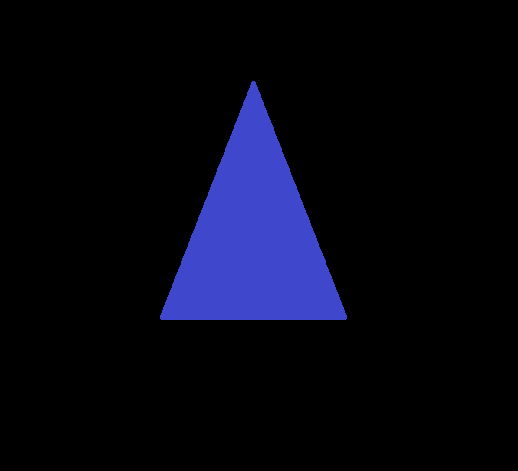
#> input picture ImagemTest1.png, 518 x 471 px
$ python main.py
#> lines starting #> are read from the running program, lines starting #| are printed output that depends on the picture; after the words box and inside, x2 and y2 are one past the last pixel; in counts of white or black regions, pixels touching at a corner belong together
### AcharCor.py
import cv2
import numpy as np

#class AcharCor():
def figColor(imagenHSV):
        # Naranja
	brancoBaixo = np.array([0, 0, 255-15], np.uint8)
	brancoAlto = np.array([255, 15, 255], np.uint8)

	#Amarillo
	amareloBaixo = np.array([20, 100, 20], np.uint8)
	amareloAlto = np.array([32, 255, 255], np.uint8)

	#Verde
	verdeBaixo = np.array([36, 100, 20], np.uint8)
	verdeAlto = np.array([70, 255, 255], np.uint8)

	#Violeta
	vermelhoBaixo = np.array([160,20,70], np.uint8)
	vermelhoAlto = np.array([190,255,255], np.uint8)

	#Rosa
	azulBaixo = np.array([100,128,0], np.uint8)
	azulAlto = np.array([215,255,255], np.uint8)

	# Se buscan los colores en la imagen, segun los límites altos
	# y bajos dados
	#maskRojo1 = cv2.inRange(imagenHSV, rojoBajo1, rojoAlto1)
	#maskRojo2 = cv2.inRange(imagenHSV, rojoBajo2, rojoAlto2)
	#maskRojo = cv2.add(maskRojo1, maskRojo2)
	maskBranco = cv2.inRange(imagenHSV, brancoBaixo, brancoAlto)
	maskAmarelo = cv2.inRange(imagenHSV, amareloBaixo, amareloAlto)
	maskVerde = cv2.inRange(imagenHSV, verdeBaixo, verdeAlto)
	maskVermelho = cv2.inRange(imagenHSV, vermelhoBaixo, vermelhoAlto)
	maskAzul = cv2.inRange(imagenHSV, azulBaixo, azulAlto)

	#cntsRojo = cv2.findContours(maskRojo, cv2.RETR_EXTERNAL, cv2.CHAIN_APPROX_SIMPLE)[0] #Reemplaza por 1, si tienes OpenCV3
	cntsBranco = cv2.findContours(maskBranco, cv2.RETR_EXTERNAL, cv2.CHAIN_APPROX_SIMPLE)[0] #Reemplaza por 1, si tienes OpenCV3
	cntsAmarelo = cv2.findContours(maskAmarelo, cv2.RETR_EXTERNAL, cv2.CHAIN_APPROX_SIMPLE)[0] #Reemplaza por 1, si tienes OpenCV3
	cntsVerde = cv2.findContours(maskVerde, cv2.RETR_EXTERNAL, cv2.CHAIN_APPROX_SIMPLE)[0] #Reemplaza por 1, si tienes OpenCV3
	cntsVermelho = cv2.findContours(maskVermelho, cv2.RETR_EXTERNAL, cv2.CHAIN_APPROX_SIMPLE)[0] #Reemplaza por 1, si tienes OpenCV3
	cntsAzul = cv2.findContours(maskAzul, cv2.RETR_EXTERNAL, cv2.CHAIN_APPROX_SIMPLE)[0] #Reemplaza por 1, si tienes OpenCV3

	#if len(cntsRojo)>0: color = 'Rojo'
	if len(cntsBranco)>0: color = 'Branco'
	elif len(cntsAmarelo)>0: color = 'Amarelo'
	elif len(cntsVerde)>0: color = 'Verde'
	elif len(cntsVermelho)>0: color = 'Vermelho'
	elif len(cntsAzul)>0: color = 'Azul'

	return color
#x=1
while True:  # para visualizar imagem
#while (x==1):# principal
    frame = cv2.imread('ImagemTest1.png') #use esse ára usar uma imagem, definindo o camindo da mesma
#> frame is the input picture: shape (471, 518, 3); mean B, G, R 19.3, 6.8, 6
    frame = frame[0:600, 15:800] #seleciona o tamonho da janela(crop)
#> frame: shape (471, 503, 3)
    gray = cv2.cvtColor(frame, cv2.COLOR_BGR2GRAY)
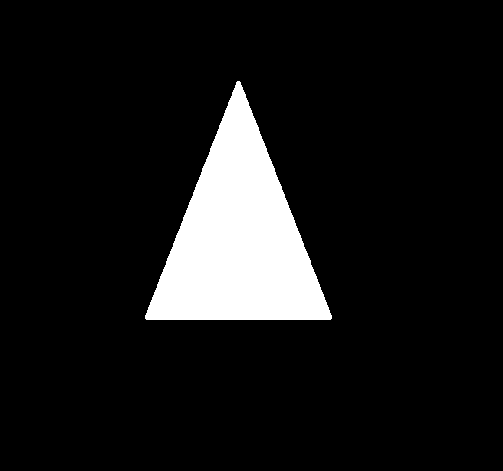
#> gray: shape (471, 503); values 0 (black) and 84 (white), 9.7% white; 1 white region, box (x1, y1, x2, y2) and area: (145, 81, 332, 320) 23044
    canny = cv2.Canny(gray, 10,150)
#> canny: shape (471, 503); 0.28% white in thin lines or dots, all inside (x1, y1, x2, y2) = (144, 80, 332, 320)
    canny = cv2.dilate(canny,None,iterations=1)
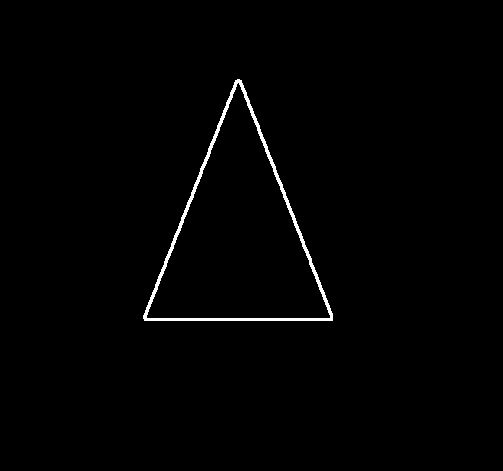
#> canny: shape (471, 503); 1% white; 1 white region, box (x1, y1, x2, y2) and area: (143, 79, 333, 321) 2369
    canny = cv2.erode(canny,None,iterations=1)
    cnts,_ = cv2.findContours(canny, cv2.RETR_EXTERNAL, cv2.CHAIN_APPROX_SIMPLE) #OpenCV 4
#> cnts = 1 contour; box (x1, y1, x2, y2) and area: (144, 80, 332, 320) 22950
    imageHSV = cv2.cvtColor(frame, cv2.COLOR_BGR2HSV)
#> imageHSV: shape (471, 503, 3); mean H, S, V 11.5, 17.1, 19.8

    for (i,c) in enumerate(cnts):
       (x,y,w,h)=cv2.boundingRect(c)
       #area= cv2.contourArea(c)
       cv2.rectangle(frame,(x,y),(x+w,y+h),(0,0,255),1)#da o contorno  na imagem
      # cv2.putText(frame,str(h),(x, y+h+13), cv2.FONT_HERSHEY_SIMPLEX, 0.33, (0, 255, 255),1)
       imAux = np.zeros(frame.shape[:2], dtype="uint8")
       imAux = cv2.drawContours(imAux, [c], -1, 255, -1)
       maskHSV = cv2.bitwise_and(imageHSV,imageHSV, mask=imAux)
       color = figColor(maskHSV)
       cv2.putText(frame,color,(x,y-5),1,0.8,(0,255,0),1)
#> this loop made 1 pass
#> (x, y, w, h, brancoBaixo in figColor, brancoAlto in figColor, amareloBaixo in figColor, amareloAlto in figColor) on pass 1: (144, 80, 188, 240, [0, 0, 240], [255, 15, 255], [20, 100, 20], [32, 255, 255])
#> pass 1, `imAux = cv2.drawContours(imAux, [c], -1, 255, -1)`:
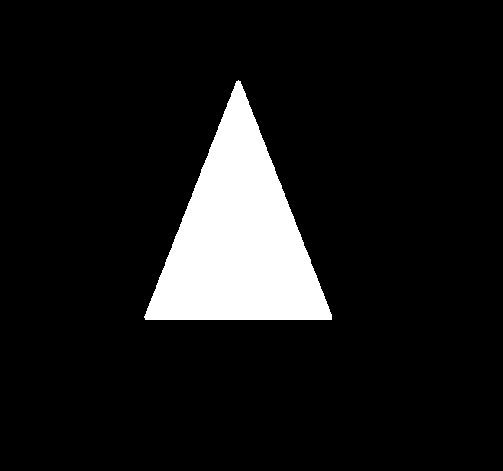
#> imAux: shape (471, 503); 9.8% white; 1 white region, box (x1, y1, x2, y2) and area: (144, 80, 332, 320) 23284
#> after the loop:
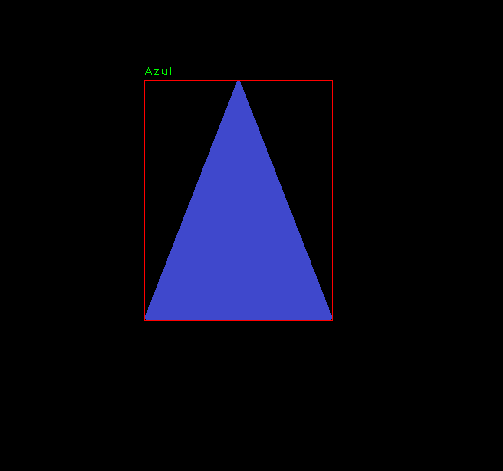
#> frame: shape (471, 503, 3); mean B, G, R 19.8, 7.1, 7


    cv2.imshow("Frame", frame)
    #cv2.imshow("aa", canny)
    key = cv2.waitKey(1) #Recebe os valores digitados no teclado
#> (key Esc is pressed here)
    if key == 27:        #Se a tecla for a 27(ESC)
        break            #encerra
cv2.imshow("Frame", frame)
cv2.destroyAllWindows()


### AcharForma.py
import cv2
import numpy as np

def figName(contorno,width,height):
	epsilon = 0.01*cv2.arcLength(contorno,True)
	approx = cv2.approxPolyDP(contorno,epsilon,True)

	if len(approx) == 3:
		namefig = 'Triangulo'

	if len(approx) == 4:
		aspect_ratio = float(width)/height
		if aspect_ratio >= 0.8 and aspect_ratio <= 1.3  :
			namefig = 'Quadrado'
		else:
			namefig = 'Retangulo'

	if len(approx) == 5:
		namefig = 'Pentagono'

	if len(approx) == 6:
		namefig = 'Hexagono'

	if len(approx) > 10:
		namefig = 'Circulo'

	return namefig
#x=1
while True:  # para visualizar imagem
#while (x==1):# principal
    frame = cv2.imread('ImagemTest1.png') #use esse ára usar uma imagem, definindo o camindo da mesma
    frame = frame[0:600, 15:800] #seleciona o tamonho da janela(crop)
    gray = cv2.cvtColor(frame, cv2.COLOR_BGR2GRAY)
    _, threshold = cv2.threshold(gray, 50, 255, cv2.THRESH_BINARY)
    kernel = np.ones((5,5),np.uint8)
    dilation = cv2.erode(threshold,kernel,iterations = 1)
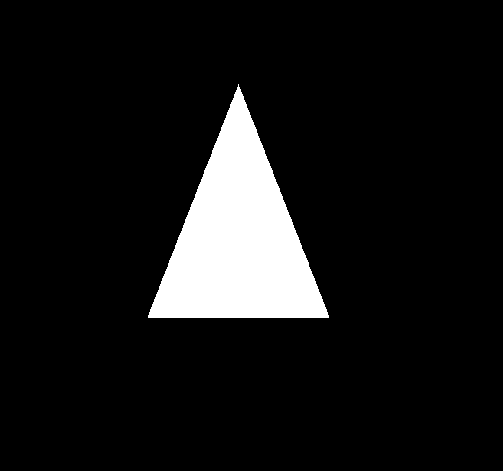
#> dilation: shape (471, 503); 9% white; 1 white region
    contours,_ = cv2.findContours(dilation, cv2.RETR_TREE, cv2.CHAIN_APPROX_SIMPLE)
#> contours = 1 contour; box (x1, y1, x2, y2) and area: (148, 84, 329, 318) 21033


    for (i,c) in enumerate(contours):
       (x,y,w,h) = cv2.boundingRect(c)
       cv2.rectangle(frame,(x,y),(x+w,y+h),(0,0,255),1)#da o contorno  na imagem

       name = figName(c,w,h)
       cv2.putText(frame,name,(x,y-5),1,0.8,(0,255,0),1)
#> this loop made 1 pass
#> (x, y, w, h, epsilon in figName, approx in figName, namefig in figName, name) on pass 1: (148, 84, 181, 234, 7.21, [[238, 84], [148, 317], [328, 317]], 'Triangulo', 'Triangulo')
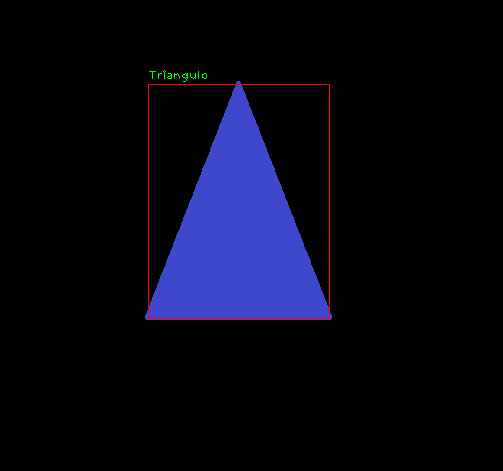
#> frame: shape (471, 503, 3); mean B, G, R 19.7, 7.1, 7
    cv2.imshow("Frame", frame)

    key = cv2.waitKey(1) #Recebe os valores digitados no teclado
#> (key Esc is pressed here)
    if key == 27:        #Se a tecla for a 27(ESC)
        break            #encerra

cv2.destroyAllWindows()

### AcharMedidas.py
import cv2
import numpy as np

#x=1
while True:  # para visualizar imagem
#while (x==1):# principal


    frame = cv2.imread('ImagemTest1.png') #use esse ára usar uma imagem, definindo o camindo da mesma
    frame = frame[0:600, 15:800] #seleciona o tamonho da janela(crop)
    gray = cv2.cvtColor(frame, cv2.COLOR_BGR2GRAY)
    _, threshold = cv2.threshold(gray, 50, 255, cv2.THRESH_BINARY)
    kernel = np.ones((5,5),np.uint8)
    dilation = cv2.erode(threshold,kernel,iterations = 1)
    contours,_ = cv2.findContours(dilation, cv2.RETR_TREE, cv2.CHAIN_APPROX_SIMPLE)


    for (i,c) in enumerate(contours):
       (x,y,w,h)=cv2.boundingRect(c)
       cv2.rectangle(frame,(x,y),(x+w,y+h),(0,0,255),1)#da o contorno  na imagem
       cmx = round((w*1)/93,1) #tem que converter
       cmy = round((h*1)/87,1)

       cv2.putText(frame,str(float(cmx)),(x, y+h+13), cv2.FONT_HERSHEY_SIMPLEX, 0.33, (0, 255, 255),1)
       cv2.putText(frame, str(float(cmy)), (x+w+4, y+4), cv2.FONT_HERSHEY_SIMPLEX, 0.33, (0, 255, 255),1)
       cv2.putText(frame,str("(cm)"),(x, y+h+13+10), cv2.FONT_HERSHEY_SIMPLEX, 0.33, (0, 255, 255),1)
       cv2.putText(frame, str("(cm)"), (x+w+4, y+4+10), cv2.FONT_HERSHEY_SIMPLEX, 0.33, (0, 255, 255),1)
       base = cmx
       altura = cmy
#> this loop made 1 pass
#> (x, y, w, h, cmx, cmy, base, altura) on pass 1: (148, 84, 181, 234, 1.9, 2.7, 1.9, 2.7)
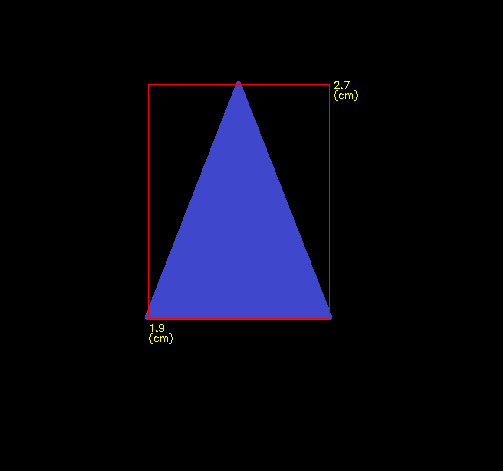
#> frame: shape (471, 503, 3); mean B, G, R 19.7, 7.1, 7.2
    cv2.imshow("Frame", frame)

    key = cv2.waitKey(1) #Recebe os valores digitados no teclado
#> (key Esc is pressed here)
    if key == 27:        #Se a tecla for a 27(ESC)
        break            #encerra

cv2.destroyAllWindows()

### main.py
import sys

import AcharCor
import AcharForma
import AcharMedidas
#receber os dados
print(AcharCor.color)
print(AcharForma.name)
print(AcharMedidas.base)
print(AcharMedidas.altura)

base = AcharMedidas.base
altura = AcharMedidas.altura


if (AcharForma.name == "Quadrado"):
    forma = 1
if (AcharForma.name == "Circulo"):
    forma = 2
if (AcharForma.name == "Triangulo"):
    forma = 3
if (AcharForma.name == "Retangulo"):
    forma = 4
if (AcharForma.name == "Pentagono"):
    forma = 5
if (AcharForma.name == "Hexagono"):
    forma = 6
#---------------------------------------------
if (AcharCor.color == "Branco"):
    cor = 1
if (AcharCor.color == "Amarelo"):
    cor = 2
if (AcharCor.color == "Verde"):
    cor = 3
if (AcharCor.color == "Vermelho"):
    cor = 4
if (AcharCor.color == "Azul"):
    cor = 5

arq = open("dados_reais.txt","w+")
linhasParaOArquivo = ["Objt,",f"{forma},",f"{base},",f"{altura},",f"{cor}"]
for lnh in linhasParaOArquivo:
    arq.write(lnh)
    #arq.write("\n")

arq.close()
#print(novo.aux)
#mandar isso pro arquivo txt de teste
#executar o codigo da IA(classificação)
